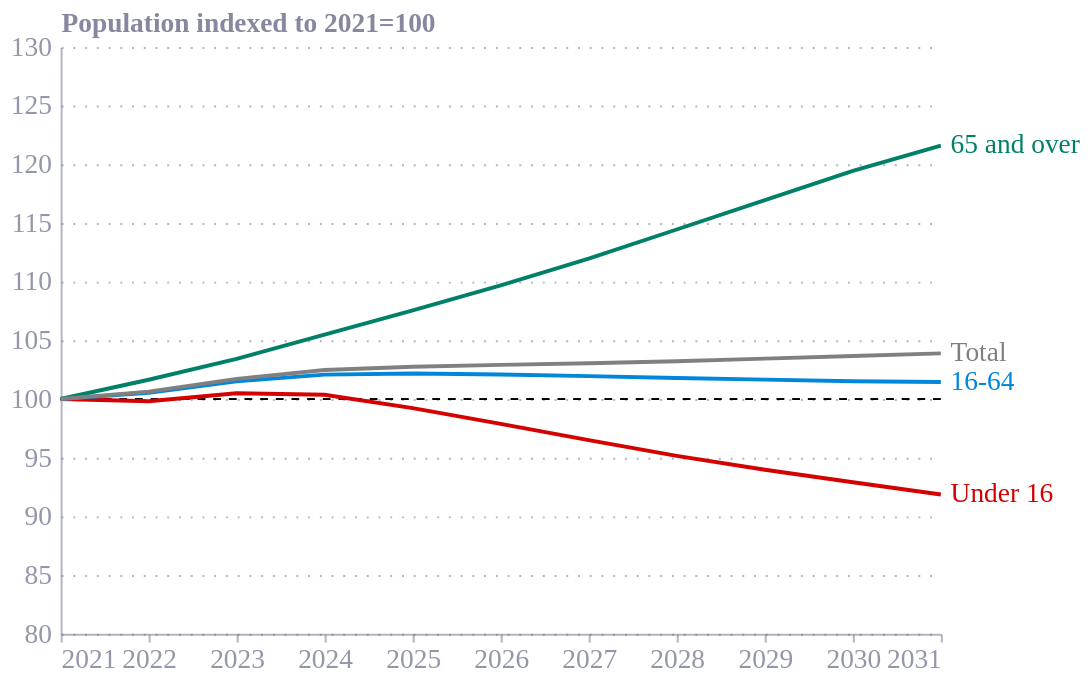

Notebook code for this chart:
### Code cell
fig4_colour_mapping = {
    'Under 16':    '#d50000',
    '16-64':       '#0087dc',
    '65 and over': '#008066',
    'Total':       '#808080',
}

fig4_label_adjustments = {
    'Under 16':    0,
    '16-64':       0,
    '65 and over': 0,
    'Total':       0,
}

fig4_last = (
    fig4_melted
    .dropna(subset=['value'])
    .sort_values('year')
    .groupby('category')
    .last()
    .reset_index()
)
fig4_last['adjusted'] = fig4_last.apply(
    lambda row: row['value'] + fig4_label_adjustments.get(row['category'], 0),
    axis=1
)

lines = alt.Chart(fig4_melted).mark_line().encode(
    x=alt.X('year:T', axis=alt.Axis(labelFontSize=14, format='%Y')),
    y=alt.Y('value:Q',
        scale=alt.Scale(domain=[80, 130]),
        axis=alt.Axis(labelFontSize=14, title='Population indexed to 2021=100', titleFontSize=14)
    ),
    color=alt.Color('category:N',
        scale=alt.Scale(domain=list(fig4_colour_mapping.keys()), range=list(fig4_colour_mapping.values())),
        legend=None
    ),
    tooltip=[
        alt.Tooltip('category:N', title='Group'),
        alt.Tooltip('year:T', title='Year', format='%Y'),
        alt.Tooltip('value:Q', title='Index', format='.1f'),
    ]
)

fig4_labels = alt.Chart(fig4_last).mark_text(align='left', dx=5, fontSize=14).encode(
    x='year:T',
    y=alt.Y('adjusted:Q', scale=alt.Scale(domain=[80, 130])),
    text='category:N',
    color=alt.Color('category:N',
        scale=alt.Scale(domain=list(fig4_colour_mapping.keys()), range=list(fig4_colour_mapping.values())),
        legend=None
    )
)

# Horizontal dashed reference line at 100
baseline_df = pd.DataFrame({'y': [100]})
baseline = alt.Chart(baseline_df).mark_rule(
    strokeDash=[4, 4], color='black', strokeWidth=1
).encode(y=alt.Y('y:Q', scale=alt.Scale(domain=[80, 130])))

fig4 = (baseline + lines + fig4_labels).properties(height=300, width=450)
fig4

### Figure 1 — Vega-Lite specification as saved in the notebook (floating-point values rounded to 4 significant figures)
{"config": {"font": "Circular Std", "text": {"color": "#676A86", "align": "left", "baseline": "middle", "dx": 7, "dy": 0, "fontSize": 11}, "view": {"stroke": null, "continuousWidth": 400, "continuousHeight": 300, "discreteWidth": 400, "discreteHeight": 300}, "range": {"category": ["#36B7B4", "#E6224B", "#F4C245", "#0063AF", "#00A767", "#179FDB", "#EB5C2E"], "diverging": ["#E6224B", "#E54753", "#C9C9C9", "#179FDB", "#122B39"], "heatmap": ["#C9C9C9", "#179FDB", "#0063AF", "#122B39"], "ordinal": ["#00A767", "#36B7B4", "#179FDB", "#0063AF", "#243B5A"]}, "bar": {"color": "#179fdb"}, "line": {"color": "#e6224b"}, "rule": {"color": "#676A86"}, "area": {"opacity": 0.3}, "point": {"filled": true, "size": 80, "color": "#e6224b", "opacity": 0.95}, "geoshape": {"stroke": "white", "strokeWidth": 0.3}, "rect": {"fill": "#d6d4d4", "opacity": 0.3}, "axis": {"labelColor": "#676A86", "labelFontSize": 11, "labelFont": "Circular Std", "labelOpacity": 0.7, "tickColor": "#676A86", "tickOpacity": 0.5, "domainColor": "#676A86", "domainOpacity": 0.5, "gridColor": "#676A86", "gridDash": [2, 2], "gridOpacity": 0.5, "title": null, "titleColor": "#676A86", "titleOpacity": 0.8, "tickSize": 4}, "axisXDiscrete": {"grid": false, "labelAngle": 0, "tickCount": 10, "tickOpacity": 0.5, "title": null}, "axisYDiscrete": {"ticks": false, "labelPadding": 5}, "axisXTemporal": {"grid": false, "ticks": true}, "axisXQuantitative": {"grid": true}, "axisYQuantitative": {"gridColor": "#676A86", "gridDash": [1, 5], "gridOpacity": 0.5, "ticks": false, "labelPadding": 5, "tickCount": 8, "titleAngle": 0, "titleAlign": "left", "titleBaseline": "bottom", "titleX": 0, "titleY": -5}, "title": {"color": "#676A86E6", "subtitleColor": "#676A86", "font": "Circular Std", "subtitleFont": "Circular Std", "anchor": "start", "fontSize": 14, "subtitleFontSize": 12, "subtitlePadding": 4, "offset": 0, "frame": "group"}, "legend": {"titleColor": "#122b39", "title": null, "labelColor": "#122b39", "labelFontSize": 11}}, "layer": [{"data": {"name": "data-9d78020f76d997398dca41cfa4b6d9e0"}, "mark": {"type": "rule", "color": "black", "strokeDash": [4, 4], "strokeWidth": 1}, "encoding": {"y": {"field": "y", "scale": {"domain": [80, 130]}, "type": "quantitative"}}}, {"data": {"name": "data-3df5f256953caf5ffa960cc40131be6c"}, "mark": {"type": "line"}, "encoding": {"color": {"field": "category", "legend": null, "scale": {"domain": ["Under 16", "16-64", "65 and over", "Total"], "range": ["#d50000", "#0087dc", "#008066", "#808080"]}, "type": "nominal"}, "tooltip": [{"field": "category", "title": "Group", "type": "nominal"}, {"field": "year", "format": "%Y", "title": "Year", "type": "temporal"}, {"field": "value", "format": ".1f", "title": "Index", "type": "quantitative"}], "x": {"axis": {"format": "%Y", "labelFontSize": 14}, "field": "year", "type": "temporal"}, "y": {"axis": {"labelFontSize": 14, "title": "Population indexed to 2021=100", "titleFontSize": 14}, "field": "value", "scale": {"domain": [80, 130]}, "type": "quantitative"}}}, {"data": {"name": "data-d6ca25a13e3d9023130a5f7145da1105"}, "mark": {"type": "text", "align": "left", "dx": 5, "fontSize": 14}, "encoding": {"color": {"field": "category", "legend": null, "scale": {"domain": ["Under 16", "16-64", "65 and over", "Total"], "range": ["#d50000", "#0087dc", "#008066", "#808080"]}, "type": "nominal"}, "text": {"field": "category", "type": "nominal"}, "x": {"field": "year", "type": "temporal"}, "y": {"field": "adjusted", "scale": {"domain": [80, 130]}, "type": "quantitative"}}}], "height": 300, "width": 450, "$schema": "https://vega.github.io/schema/vega-lite/v5.20.1.json", "datasets": {"data-9d78020f76d997398dca41cfa4b6d9e0": [{"y": 100}], "data-3df5f256953caf5ffa960cc40131be6c": [{"category": "Under 16", "year": "2021-01-01T00:00:00", "value": 100.0}, {"category": "16-64", "year": "2021-01-01T00:00:00", "value": 100.0}, {"category": "65 and over", "year": "2021-01-01T00:00:00", "value": 100.0}, {"category": "Total", "year": "2021-01-01T00:00:00", "value": 100.0}, {"category": "Under 16", "year": "2022-01-01T00:00:00", "value": 99.81}, {"category": "16-64", "year": "2022-01-01T00:00:00", "value": 100.5}, {"category": "65 and over", "year": "2022-01-01T00:00:00", "value": 101.6}, {"category": "Total", "year": "2022-01-01T00:00:00", "value": 100.6}, {"category": "Under 16", "year": "2023-01-01T00:00:00", "value": 100.5}, {"category": "16-64", "year": "2023-01-01T00:00:00", "value": 101.5}, {"category": "65 and over", "year": "2023-01-01T00:00:00", "value": 103.4}, {"category": "Total", "year": "2023-01-01T00:00:00", "value": 101.7}, {"category": "Under 16", "year": "2024-01-01T00:00:00", "value": 100.4}, {"category": "16-64", "year": "2024-01-01T00:00:00", "value": 102.1}, {"category": "65 and over", "year": "2024-01-01T00:00:00", "value": 105.5}, {"category": "Total", "year": "2024-01-01T00:00:00", "value": 102.5}, {"category": "Under 16", "year": "2025-01-01T00:00:00", "value": 99.22}, {"category": "16-64", "year": "2025-01-01T00:00:00", "value": 102.2}, {"category": "65 and over", "year": "2025-01-01T00:00:00", "value": 107.6}, {"category": "Total", "year": "2025-01-01T00:00:00", "value": 102.8}, {"category": "Under 16", "year": "2026-01-01T00:00:00", "value": 97.88}, {"category": "16-64", "year": "2026-01-01T00:00:00", "value": 102.1}, {"category": "65 and over", "year": "2026-01-01T00:00:00", "value": 109.7}, {"category": "Total", "year": "2026-01-01T00:00:00", "value": 102.9}, {"category": "Under 16", "year": "2027-01-01T00:00:00", "value": 96.5}, {"category": "16-64", "year": "2027-01-01T00:00:00", "value": 102.0}, {"category": "65 and over", "year": "2027-01-01T00:00:00", "value": 112.0}, {"category": "Total", "year": "2027-01-01T00:00:00", "value": 103.0}, {"category": "Under 16", "year": "2028-01-01T00:00:00", "value": 95.15}, {"category": "16-64", "year": "2028-01-01T00:00:00", "value": 101.8}, {"category": "65 and over", "year": "2028-01-01T00:00:00", "value": 114.4}, {"category": "Total", "year": "2028-01-01T00:00:00", "value": 103.2}, {"category": "Under 16", "year": "2029-01-01T00:00:00", "value": 93.97}, {"category": "16-64", "year": "2029-01-01T00:00:00", "value": 101.7}, {"category": "65 and over", "year": "2029-01-01T00:00:00", "value": 117.0}, {"category": "Total", "year": "2029-01-01T00:00:00", "value": 103.4}, {"category": "Under 16", "year": "2030-01-01T00:00:00", "value": 92.91}, {"category": "16-64", "year": "2030-01-01T00:00:00", "value": 101.5}, {"category": "65 and over", "year": "2030-01-01T00:00:00", "value": 119.4}, {"category": "Total", "year": "2030-01-01T00:00:00", "value": 103.7}, {"category": "Under 16", "year": "2031-01-01T00:00:00", "value": 91.87}, {"category": "16-64", "year": "2031-01-01T00:00:00", "value": 101.5}, {"category": "65 and over", "year": "2031-01-01T00:00:00", "value": 121.6}, {"category": "Total", "year": "2031-01-01T00:00:00", "value": 103.9}], "data-d6ca25a13e3d9023130a5f7145da1105": [{"category": "16-64", "year": "2031-01-01T00:00:00", "value": 101.5, "adjusted": 101.5}, {"category": "65 and over", "year": "2031-01-01T00:00:00", "value": 121.6, "adjusted": 121.6}, {"category": "Total", "year": "2031-01-01T00:00:00", "value": 103.9, "adjusted": 103.9}, {"category": "Under 16", "year": "2031-01-01T00:00:00", "value": 91.87, "adjusted": 91.87}]}}
